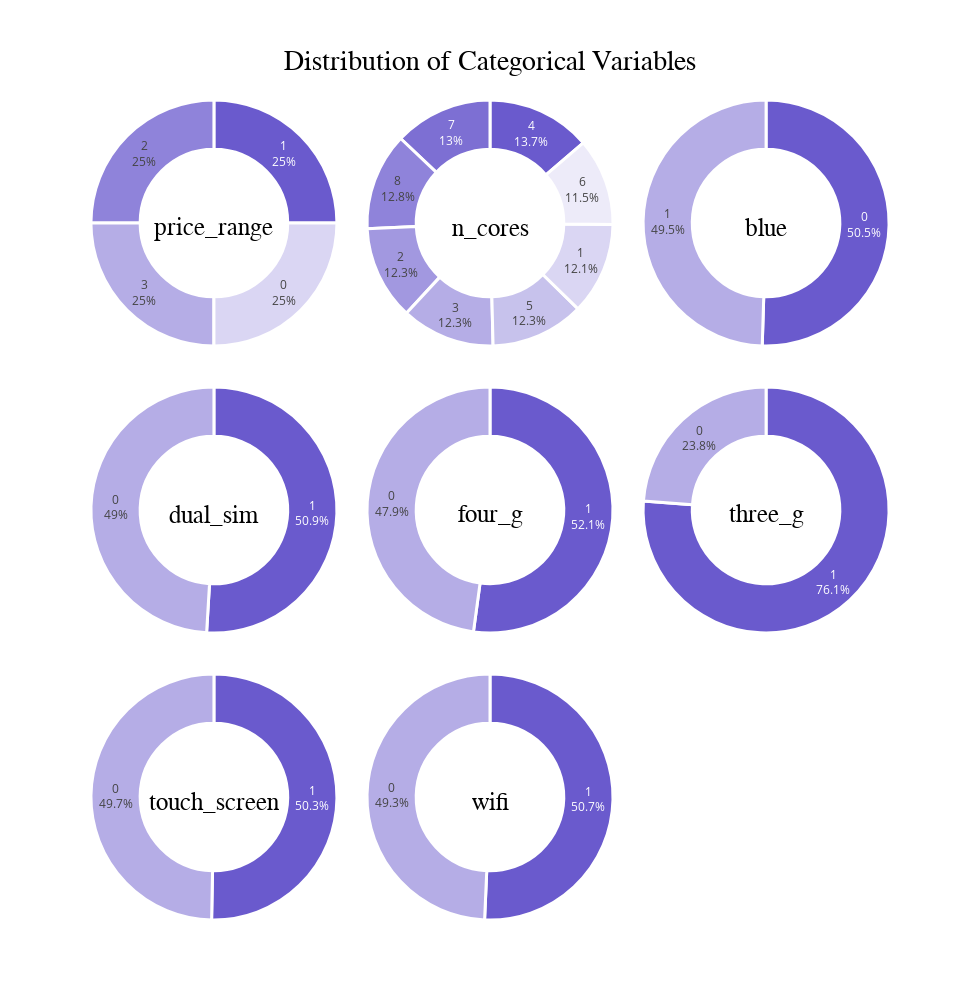

Notebook source saved alongside this figure:
### Markdown cell above
## Step 4.1 | Categorical Variables Univariate Analysis

### Code cell
# Create the subplots
fig = make_subplots(rows=3, cols=3, specs=[[{'type':'domain'}]*3]*3, vertical_spacing=0.05, horizontal_spacing=0.01)

# Loop through all the features and add the pie chart to the subplot
for i, feature in enumerate(df_categorical.columns):
    value_counts = df_categorical[feature].value_counts()
    labels = value_counts.index.tolist()
    values = value_counts.values.tolist()

    # Define color map based on orangered color
    cmap = colors.LinearSegmentedColormap.from_list("slateblue", ["slateblue", "white"])
    norm = colors.Normalize(vmin=0, vmax=len(labels))
    color_list = [colors.rgb2hex(cmap(norm(i))) for i in range(len(labels))]

    # Create the pie chart
    pie_chart = go.Pie(
        labels=labels,
        values=values,
        hole=0.6,
        marker=dict(colors=color_list, line=dict(color='white', width=3)),
        textposition='inside',
        textinfo='percent+label',
        title=feature,  # Add title with the feature name
        title_font=dict(size=25, color='black', family='Calibri')
    )

    # Add the pie chart to the subplot
    if i < 8:
        row = i // 3 + 1
        col = i % 3 + 1
        fig.add_trace(pie_chart, row=row, col=col)

# Update the layout
fig.update_layout(showlegend=False, height=1000, width=980, 
                   title={
                          'text':"Distribution of Categorical Variables",
                          'y':0.95,
                          'x':0.5,
                          'xanchor':'center',
                          'yanchor':'top',
                          'font': {'size':28, 'color':'black', 'family':'Calibri'}
                         })

# Show the plot
fig.show()

### Figure 1 — Plotly figure (JSON) as saved in the notebook; plotly's stock layout.template omitted (floating-point values rounded to 4 significant figures)
{"data": [{"domain": {"x": [0, 0.3267], "y": [0.7, 1]}, "hole": 0.6, "labels": ["1", "2", "3", "0"], "marker": {"colors": ["#6a5acd", "#8f83da", "#b5ade6", "#dad6f3"], "line": {"color": "white", "width": 3}}, "textinfo": "percent+label", "textposition": "inside", "title": {"font": {"color": "black", "family": "Calibri", "size": 25}, "text": "price_range"}, "type": "pie", "values": [500, 500, 500, 500]}, {"domain": {"x": [0.3367, 0.6633], "y": [0.7, 1]}, "hole": 0.6, "labels": ["4", "7", "8", "2", "3", "5", "1", "6"], "marker": {"colors": ["#6a5acd", "#7d6fd3", "#8f83da", "#a298e0", "#b5ade6", "#c7c2ec", "#dad6f3", "#edebf9"], "line": {"color": "white", "width": 3}}, "textinfo": "percent+label", "textposition": "inside", "title": {"font": {"color": "black", "family": "Calibri", "size": 25}, "text": "n_cores"}, "type": "pie", "values": [274, 259, 256, 247, 246, 246, 242, 230]}, {"domain": {"x": [0.6733, 1], "y": [0.7, 1]}, "hole": 0.6, "labels": ["0", "1"], "marker": {"colors": ["#6a5acd", "#b5ade6"], "line": {"color": "white", "width": 3}}, "textinfo": "percent+label", "textposition": "inside", "title": {"font": {"color": "black", "family": "Calibri", "size": 25}, "text": "blue"}, "type": "pie", "values": [1010, 990]}, {"domain": {"x": [0, 0.3267], "y": [0.35, 0.65]}, "hole": 0.6, "labels": ["1", "0"], "marker": {"colors": ["#6a5acd", "#b5ade6"], "line": {"color": "white", "width": 3}}, "textinfo": "percent+label", "textposition": "inside", "title": {"font": {"color": "black", "family": "Calibri", "size": 25}, "text": "dual_sim"}, "type": "pie", "values": [1019, 981]}, {"domain": {"x": [0.3367, 0.6633], "y": [0.35, 0.65]}, "hole": 0.6, "labels": ["1", "0"], "marker": {"colors": ["#6a5acd", "#b5ade6"], "line": {"color": "white", "width": 3}}, "textinfo": "percent+label", "textposition": "inside", "title": {"font": {"color": "black", "family": "Calibri", "size": 25}, "text": "four_g"}, "type": "pie", "values": [1043, 957]}, {"domain": {"x": [0.6733, 1], "y": [0.35, 0.65]}, "hole": 0.6, "labels": ["1", "0"], "marker": {"colors": ["#6a5acd", "#b5ade6"], "line": {"color": "white", "width": 3}}, "textinfo": "percent+label", "textposition": "inside", "title": {"font": {"color": "black", "family": "Calibri", "size": 25}, "text": "three_g"}, "type": "pie", "values": [1523, 477]}, {"domain": {"x": [0, 0.3267], "y": [0, 0.3]}, "hole": 0.6, "labels": ["1", "0"], "marker": {"colors": ["#6a5acd", "#b5ade6"], "line": {"color": "white", "width": 3}}, "textinfo": "percent+label", "textposition": "inside", "title": {"font": {"color": "black", "family": "Calibri", "size": 25}, "text": "touch_screen"}, "type": "pie", "values": [1006, 994]}, {"domain": {"x": [0.3367, 0.6633], "y": [0, 0.3]}, "hole": 0.6, "labels": ["1", "0"], "marker": {"colors": ["#6a5acd", "#b5ade6"], "line": {"color": "white", "width": 3}}, "textinfo": "percent+label", "textposition": "inside", "title": {"font": {"color": "black", "family": "Calibri", "size": 25}, "text": "wifi"}, "type": "pie", "values": [1014, 986]}], "layout": {"height": 1000, "showlegend": false, "title": {"font": {"color": "black", "family": "Calibri", "size": 28}, "text": "Distribution of Categorical Variables", "x": 0.5, "xanchor": "center", "y": 0.95, "yanchor": "top"}, "width": 980}}
